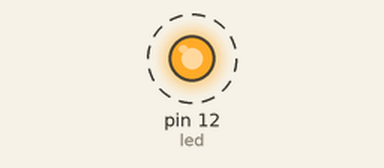
Bench run of a sketch on a simulated Arduino Uno, built with avr-gcc and run on an emulated ATmega328P. Shown: output pins drawn as LEDs (lit = HIGH). Dashed ring = blinking. What the sketch prints to the serial monitor is not drawn.

Above: at 0.5 s.
Timing chart, 0 to 4.6 s (numbered marks = the images above):
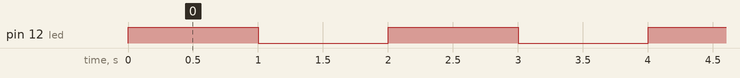

Measured:
- by itself, pin 12 (led): alternates HIGH for 1.0 s and LOW for 1.0 s

The sketch:

hi.ino
```cpp
int led = 12;

void setup() {
  pinMode(led, OUTPUT);
  Serial.begin(9600);
}

void loop() {
  Serial.print(1002);
  digitalWrite(led, HIGH);
  delay(1000);
  digitalWrite(led, LOW);
  delay(1000);
}
```

font.h
```cpp
#ifndef FONT_H
#define FONT_H

enum {
	FONT_WIDTH = 5,
	ASCII_SPC = 0x20,
};

extern const char font5x8[][5];

#endif
```

Source omitted: font.c (data table, 4460 bytes)
